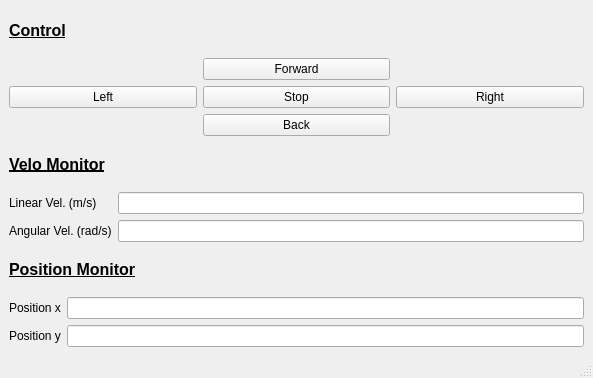
<?xml version="1.0" encoding="UTF-8"?>
<ui version="4.0">
 <class>MainWindow</class>
 <widget class="QMainWindow" name="MainWindow">
  <property name="geometry">
   <rect>
    <x>0</x>
    <y>0</y>
    <width>593</width>
    <height>378</height>
   </rect>
  </property>
  <property name="windowTitle">
   <string>Robot Control Interface</string>
  </property>
  <widget class="QWidget" name="centralwidget">
   <layout class="QVBoxLayout" name="verticalLayout">
    <item>
     <widget class="QLabel" name="label">
      <property name="font">
       <font>
        <pointsize>12</pointsize>
        <weight>75</weight>
        <italic>false</italic>
        <bold>true</bold>
        <underline>true</underline>
        <strikeout>false</strikeout>
        <stylestrategy>PreferDefault</stylestrategy>
        <kerning>true</kerning>
       </font>
      </property>
      <property name="cursor">
       <cursorShape>ArrowCursor</cursorShape>
      </property>
      <property name="text">
       <string>Control</string>
      </property>
     </widget>
    </item>
    <item>
     <layout class="QGridLayout" name="gridLayout">
      <item row="1" column="0">
       <widget class="QPushButton" name="pushButton_5">
        <property name="text">
         <string>Left</string>
        </property>
       </widget>
      </item>
      <item row="0" column="1">
       <widget class="QPushButton" name="forward">
        <property name="text">
         <string>Forward</string>
        </property>
       </widget>
      </item>
      <item row="1" column="1">
       <widget class="QPushButton" name="stop">
        <property name="text">
         <string>Stop</string>
        </property>
       </widget>
      </item>
      <item row="2" column="1">
       <widget class="QPushButton" name="back">
        <property name="text">
         <string>Back</string>
        </property>
       </widget>
      </item>
      <item row="1" column="2">
       <widget class="QPushButton" name="right">
        <property name="text">
         <string>Right</string>
        </property>
       </widget>
      </item>
     </layout>
    </item>
    <item>
     <widget class="QLabel" name="label_2">
      <property name="font">
       <font>
        <pointsize>12</pointsize>
        <weight>75</weight>
        <bold>true</bold>
        <underline>true</underline>
       </font>
      </property>
      <property name="text">
       <string>Velo Monitor</string>
      </property>
     </widget>
    </item>
    <item>
     <layout class="QFormLayout" name="formLayout">
      <item row="0" column="0">
       <widget class="QLabel" name="linear_vel_label">
        <property name="text">
         <string>Linear Vel. (m/s)</string>
        </property>
       </widget>
      </item>
      <item row="0" column="1">
       <widget class="QLineEdit" name="lineEdit">
        <property name="readOnly">
         <bool>true</bool>
        </property>
       </widget>
      </item>
      <item row="1" column="0">
       <widget class="QLabel" name="angular_vel_label">
        <property name="text">
         <string>Angular Vel. (rad/s)</string>
        </property>
       </widget>
      </item>
      <item row="1" column="1">
       <widget class="QLineEdit" name="lineEdit_2">
        <property name="readOnly">
         <bool>true</bool>
        </property>
       </widget>
      </item>
     </layout>
    </item>
    <item>
     <widget class="QLabel" name="label_3">
      <property name="font">
       <font>
        <pointsize>12</pointsize>
        <weight>75</weight>
        <bold>true</bold>
        <underline>true</underline>
       </font>
      </property>
      <property name="text">
       <string>Position Monitor</string>
      </property>
     </widget>
    </item>
    <item>
     <layout class="QFormLayout" name="formLayout_2">
      <item row="0" column="0">
       <widget class="QLabel" name="posx">
        <property name="text">
         <string>Position x</string>
        </property>
       </widget>
      </item>
      <item row="0" column="1">
       <widget class="QLineEdit" name="lineEdit_3">
        <property name="readOnly">
         <bool>true</bool>
        </property>
       </widget>
      </item>
      <item row="1" column="0">
       <widget class="QLabel" name="posy">
        <property name="text">
         <string>Position y</string>
        </property>
       </widget>
      </item>
      <item row="1" column="1">
       <widget class="QLineEdit" name="lineEdit_4">
        <property name="readOnly">
         <bool>true</bool>
        </property>
       </widget>
      </item>
     </layout>
    </item>
   </layout>
  </widget>
  <widget class="QMenuBar" name="menubar">
   <property name="geometry">
    <rect>
     <x>0</x>
     <y>0</y>
     <width>593</width>
     <height>22</height>
    </rect>
   </property>
  </widget>
  <widget class="QStatusBar" name="statusbar"/>
 </widget>
 <resources/>
 <connections/>
</ui>
